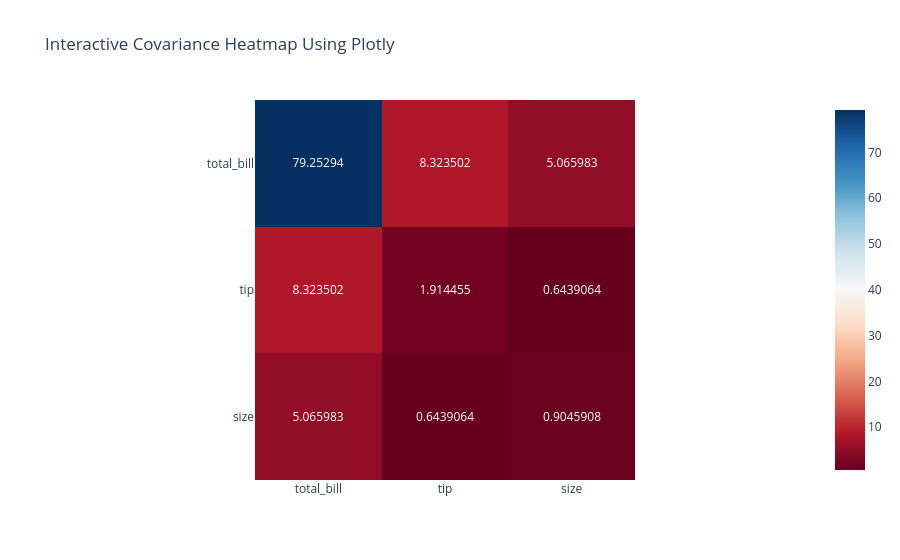

Write notebook code for a chart like this one.
### Markdown cell above
#### Plotly

### Code cell
import plotly.express as px
# Interactive Heatmap
fig = px.imshow(
    cov_matrix,
    text_auto=True,
    color_continuous_scale="RdBu",
    title="Interactive Covariance Heatmap Using Plotly"
)
# Display Plot
fig.show()

### Figure 1 — Plotly figure (JSON) as saved in the notebook; plotly's stock layout.template omitted (floating-point values rounded to 4 significant figures)
{"data": [{"coloraxis": "coloraxis", "hovertemplate": "x: %{x}<br>y: %{y}<br>color: %{z}<extra></extra>", "name": "0", "texttemplate": "%{z}", "type": "heatmap", "x": ["total_bill", "tip", "size"], "xaxis": "x", "y": ["total_bill", "tip", "size"], "yaxis": "y", "z": [[79.25, 8.324, 5.066], [8.324, 1.914, 0.6439], [5.066, 0.6439, 0.9046]]}], "layout": {"coloraxis": {"autocolorscale": false, "colorscale": [[0, "rgb(103,0,31)"], [0.1, "rgb(178,24,43)"], [0.2, "rgb(214,96,77)"], [0.3, "rgb(244,165,130)"], [0.4, "rgb(253,219,199)"], [0.5, "rgb(247,247,247)"], [0.6, "rgb(209,229,240)"], [0.7, "rgb(146,197,222)"], [0.8, "rgb(67,147,195)"], [0.9, "rgb(33,102,172)"], [1, "rgb(5,48,97)"]]}, "title": {"text": "Interactive Covariance Heatmap Using Plotly"}, "xaxis": {"anchor": "y", "constrain": "domain", "domain": [0, 1], "scaleanchor": "y"}, "yaxis": {"anchor": "x", "autorange": "reversed", "constrain": "domain", "domain": [0, 1]}}}
